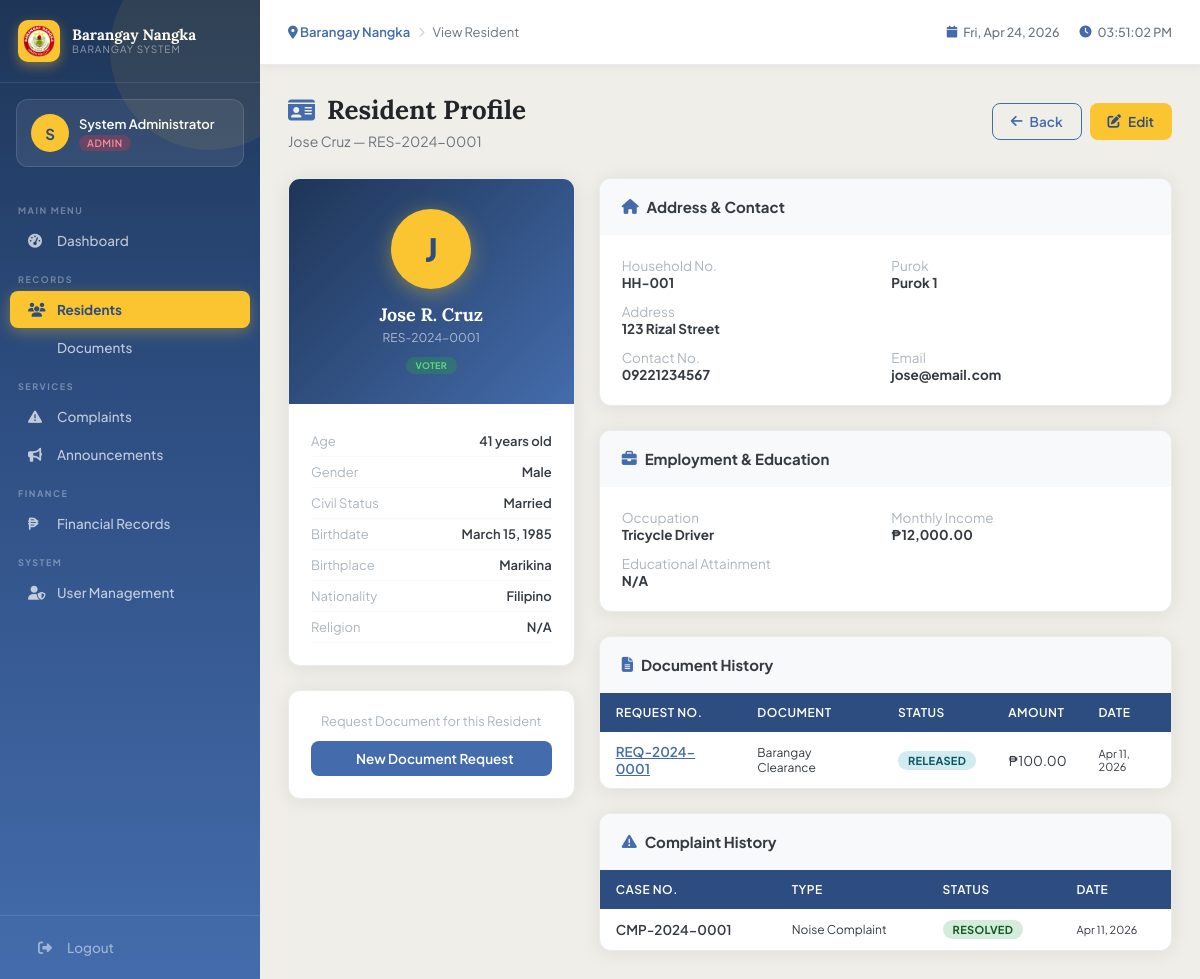
The app's page /modules/residents/view.php?id=1 (signed in) with its own data.
### tables this page shows
CREATE TABLE residents (
    id INT AUTO_INCREMENT PRIMARY KEY,
    resident_id VARCHAR(20) UNIQUE NOT NULL,
    household_id INT,
    last_name VARCHAR(50) NOT NULL,
    first_name VARCHAR(50) NOT NULL,
    middle_name VARCHAR(50),
    suffix VARCHAR(10),
    birthdate DATE NOT NULL,
    birthplace VARCHAR(100),
    gender ENUM('Male','Female') NOT NULL,
    civil_status ENUM('Single','Married','Widowed','Separated','Annulled') DEFAULT 'Single',
    nationality VARCHAR(50) DEFAULT 'Filipino',
    religion VARCHAR(50),
    occupation VARCHAR(100),
    monthly_income DECIMAL(10,2) DEFAULT 0,
    educational_attainment VARCHAR(100),
    voter_status TINYINT(1) DEFAULT 0,
    senior_citizen TINYINT(1) DEFAULT 0,
    pwd TINYINT(1) DEFAULT 0,
    solo_parent TINYINT(1) DEFAULT 0,
    email VARCHAR(100),
    contact_no VARCHAR(20),
    is_active TINYINT(1) DEFAULT 1,
    created_at TIMESTAMP DEFAULT CURRENT_TIMESTAMP,
    FOREIGN KEY (household_id) REFERENCES households(id)
);

CREATE TABLE households (
    id INT AUTO_INCREMENT PRIMARY KEY,
    household_no VARCHAR(20) UNIQUE NOT NULL,
    address TEXT NOT NULL,
    purok VARCHAR(50),
    household_head VARCHAR(100),
    contact_no VARCHAR(20),
    created_at TIMESTAMP DEFAULT CURRENT_TIMESTAMP
);

CREATE TABLE document_requests (
    id INT AUTO_INCREMENT PRIMARY KEY,
    request_no VARCHAR(20) UNIQUE NOT NULL,
    resident_id INT NOT NULL,
    document_type ENUM('Barangay Clearance','Certificate of Residency','Indigency Certificate','Business Clearance','Certificate of Good Moral Character') NOT NULL,
    purpose TEXT,
    status ENUM('Pending','Processing','For Approval','Approved','Released','Rejected') DEFAULT 'Pending',
    amount DECIMAL(10,2) DEFAULT 0,
    payment_status ENUM('Unpaid','Paid') DEFAULT 'Unpaid',
    or_number VARCHAR(50),
    requested_by INT,
    approved_by INT NULL,
    released_by INT NULL,
    notes TEXT,
    requested_at TIMESTAMP DEFAULT CURRENT_TIMESTAMP,
    approved_at DATETIME NULL,
    released_at DATETIME NULL,
    FOREIGN KEY (resident_id) REFERENCES residents(id),
    FOREIGN KEY (requested_by) REFERENCES users(id)
);

CREATE TABLE complaints (
    id INT AUTO_INCREMENT PRIMARY KEY,
    complaint_no VARCHAR(20) UNIQUE NOT NULL,
    complainant_id INT NOT NULL,
    respondent_name VARCHAR(100),
    respondent_address TEXT,
    complaint_type ENUM('Noise Complaint','Property Dispute','Physical Assault','Verbal Abuse','Theft','Vandalism','Domestic Violence','Others') NOT NULL,
    description TEXT NOT NULL,
    incident_date DATE,
    incident_location TEXT,
    status ENUM('Pending','Under Investigation','Mediation','Resolved','Dismissed','Escalated') DEFAULT 'Pending',
    assigned_to INT NULL,
    admin_notes TEXT,
    attachment VARCHAR(255),
    created_at TIMESTAMP DEFAULT CURRENT_TIMESTAMP,
    updated_at TIMESTAMP DEFAULT CURRENT_TIMESTAMP ON UPDATE CURRENT_TIMESTAMP,
    FOREIGN KEY (complainant_id) REFERENCES residents(id)
);

### includes/config.php (called while the page is built, shortened)
<?php
function formatDate($date) {
    return date('F d, Y', strtotime($date));
}
function formatCurrency($amount) {
    return '₱' . number_format($amount, 2);
}
function getAge($birthdate) {
    return date_diff(date_create($birthdate), date_create('today'))->y;
}
?>

### modules/residents/view.php (the view, shortened to what this page needs)
<?php
require_once '../../includes/config.php';
$id = (int)($_GET['id'] ?? 0);
$stmt = $pdo->prepare("SELECT r.*, h.address, h.purok, h.household_no, h.household_head FROM residents r LEFT JOIN households h ON r.household_id=h.id WHERE r.id=?");
$stmt->execute([$id]);
$res = $stmt->fetch();
$age = getAge($res['birthdate']);
$docs = $pdo->prepare("SELECT * FROM document_requests WHERE resident_id=? ORDER BY requested_at DESC LIMIT 10");
$docs->execute([$id]);
$docs = $docs->fetchAll();
$cmps = $pdo->prepare("SELECT * FROM complaints WHERE complainant_id=? ORDER BY created_at DESC LIMIT 5");
$cmps->execute([$id]);
$cmps = $cmps->fetchAll();
include '../../includes/header.php';
?>
<div class="page-header flex-between">
    <div>
        <h1><i class="fas fa-id-card"></i> Resident Profile</h1>
        <p><?= htmlspecialchars($res['first_name'].' '.$res['last_name']) ?> — <?= $res['resident_id'] ?></p>
    </div>
    <div class="btn-group">
        <a href="index.php" class="btn btn-outline"><i class="fas fa-arrow-left"></i> Back</a>
        <a href="edit.php?id=<?= $id ?>" class="btn btn-gold"><i class="fas fa-edit"></i> Edit</a>
    </div>
</div>
<div style="display:grid;grid-template-columns:1fr 2fr;gap:24px;">
    <div>
        <div class="card mb-3">
            <div style="background:linear-gradient(135deg,#1e3557,#446CAC);padding:30px;text-align:center;">
                <div style="width:80px;height:80px;background:var(--gold);border-radius:50%;margin:0 auto 14px;display:flex;align-items:center;justify-content:center;font-size:32px;font-weight:800;color:var(--blue-dark);box-shadow:0 4px 20px rgba(251,197,49,0.4);">
                    <?= strtoupper(substr($res['first_name'],0,1)) ?>
                </div>
                <div style="font-family:'Lora',serif;font-size:18px;font-weight:700;color:white;"><?= htmlspecialchars($res['first_name'].' '.($res['middle_name']?$res['middle_name'][0].'. ':'').$res['last_name'].($res['suffix']?' '.$res['suffix']:'')) ?></div>
                <div style="color:rgba(255,255,255,0.6);font-size:12px;margin-top:4px;"><?= $res['resident_id'] ?></div>
                <div style="display:flex;justify-content:center;gap:6px;margin-top:12px;flex-wrap:wrap;">
                    <?php if ($res['voter_status']): ?><span class="badge" style="background:rgba(40,167,69,0.3);color:#5dd879;font-size:9px;">VOTER</span><?php endif; ?>
                </div>
            </div>
            <div class="card-body">
                <?php
                $fields = [
                    'Age' => $age . ' years old',
                    'Gender' => $res['gender'],
                    'Civil Status' => $res['civil_status'],
                    'Birthdate' => formatDate($res['birthdate']),
                    'Birthplace' => $res['birthplace'] ?: 'N/A',
                    'Nationality' => $res['nationality'],
                    'Religion' => $res['religion'] ?: 'N/A',
                ];
                foreach ($fields as $label => $val):
                ?>
                <div style="display:flex;justify-content:space-between;padding:7px 0;border-bottom:1px solid var(--gray-100);font-size:13px;">
                    <span style="color:var(--gray-500);"><?= $label ?></span>
                    <span style="font-weight:600;"><?= htmlspecialchars($val) ?></span>
                </div>
                <?php endforeach; ?>
            </div>
        </div>
        <div class="card">
            <div class="card-body" style="text-align:center;">
                <div style="font-size:13px;color:var(--gray-500);margin-bottom:12px;">Request Document for this Resident</div>
                <a href="../documents/add.php" class="btn btn-primary" style="width:100%;justify-content:center;">
                    <i class="fas fa-file-plus"></i> New Document Request
                </a>
            </div>
        </div>
    </div>
    <div>
        <div class="card mb-3">
            <div class="card-header"><h3><i class="fas fa-home"></i> Address & Contact</h3></div>
            <div class="card-body">
                <div style="display:grid;grid-template-columns:1fr 1fr;gap:12px;font-size:13.5px;">
                    <div><span style="color:var(--gray-500);">Household No.</span><br><strong><?= $res['household_no'] ?: 'N/A' ?></strong></div>
                    <div><span style="color:var(--gray-500);">Purok</span><br><strong><?= $res['purok'] ?: 'N/A' ?></strong></div>
                    <div style="grid-column:1/-1;"><span style="color:var(--gray-500);">Address</span><br><strong><?= htmlspecialchars($res['address'] ?: 'N/A') ?></strong></div>
                    <div><span style="color:var(--gray-500);">Contact No.</span><br><strong><?= $res['contact_no'] ?: 'N/A' ?></strong></div>
                    <div><span style="color:var(--gray-500);">Email</span><br><strong><?= $res['email'] ?: 'N/A' ?></strong></div>
                </div>
            </div>
        </div>
        <div class="card mb-3">
            <div class="card-header"><h3><i class="fas fa-briefcase"></i> Employment & Education</h3></div>
            <div class="card-body">
                <div style="display:grid;grid-template-columns:1fr 1fr;gap:12px;font-size:13.5px;">
                    <div><span style="color:var(--gray-500);">Occupation</span><br><strong><?= $res['occupation'] ?: 'N/A' ?></strong></div>
                    <div><span style="color:var(--gray-500);">Monthly Income</span><br><strong><?= formatCurrency($res['monthly_income']) ?></strong></div>
                    <div style="grid-column:1/-1;"><span style="color:var(--gray-500);">Educational Attainment</span><br><strong><?= $res['educational_attainment'] ?: 'N/A' ?></strong></div>
                </div>
            </div>
        </div>
        <div class="card mb-3">
            <div class="card-header">
                <h3><i class="fas fa-file-lines"></i> Document History</h3>
            </div>
            <div class="card-body" style="padding:0;">
                <?php if (empty($docs)): ?>
                <div class="text-center text-muted" style="padding:20px;">No documents requested yet.</div>
                <?php else: ?>
                <table class="data-table">
                    <thead><tr><th>Request No.</th><th>Document</th><th>Status</th><th>Amount</th><th>Date</th></tr></thead>
                    <tbody>
                        <?php foreach ($docs as $d): ?>
                        <tr>
                            <td><a href="../documents/generate.php?id=<?= $d['id'] ?>" style="color:var(--blue);font-weight:600;"><?= $d['request_no'] ?></a></td>
                            <td style="font-size:12px;"><?= $d['document_type'] ?></td>
                            <td><span class="badge badge-<?= strtolower($d['status']) ?>"><?= $d['status'] ?></span></td>
                            <td>₱<?= number_format($d['amount'],2) ?></td>
                            <td style="font-size:11px;"><?= date('M d, Y', strtotime($d['requested_at'])) ?></td>
                        </tr>
                        <?php endforeach; ?>
                    </tbody>
                </table>
                <?php endif; ?>
            </div>
        </div>
        <div class="card">
            <div class="card-header"><h3><i class="fas fa-triangle-exclamation"></i> Complaint History</h3></div>
            <div class="card-body" style="padding:0;">
                <?php if (empty($cmps)): ?>
                <div class="text-center text-muted" style="padding:20px;">No complaints filed.</div>
                <?php else: ?>
                <table class="data-table">
                    <thead><tr><th>Case No.</th><th>Type</th><th>Status</th><th>Date</th></tr></thead>
                    <tbody>
                        <?php foreach ($cmps as $c): ?>
                        <tr>
                            <td style="font-weight:600;"><?= $c['complaint_no'] ?></td>
                            <td style="font-size:12px;"><?= $c['complaint_type'] ?></td>
                            <td><span class="badge badge-<?= strtolower(str_replace(' ','-',$c['status'])) ?>"><?= $c['status'] ?></span></td>
                            <td style="font-size:11px;"><?= date('M d, Y', strtotime($c['created_at'])) ?></td>
                        </tr>
                        <?php endforeach; ?>
                    </tbody>
                </table>
                <?php endif; ?>
            </div>
        </div>
    </div>
</div>
<?php include '../../includes/footer.php'; ?>

### assets/css/main.css (style rules this page uses)
:root { --blue: #446CAC; --blue-dark: #2d4d80; --blue-light: #6b90c9; --blue-faint: #e8eef7; --gold: #FBC531; --gold-dark: #d4a520; --gold-light: #fdd366; --cloud: #F0EEE9; --cloud-dark: #e0ddd5; --white: #ffffff; --gray-100: #f8f9fa; --gray-200: #e9ecef; --gray-300: #dee2e6; --gray-400: #ced4da; --gray-500: #adb5bd; --gray-600: #6c757d; --gray-700: #495057; --gray-800: #343a40; --gray-900: #212529; --success: #28a745; --danger: #dc3545; --warning: #ffc107; --info: #17a2b8; --sidebar-width: 260px; --topbar-height: 65px; --radius: 12px; --radius-sm: 8px; --shadow: 0 2px 20px rgba(0,0,0,0.08); --shadow-md: 0 4px 30px rgba(0,0,0,0.12); --transition: all 0.25s cubic-bezier(0.4,0,0.2,1); }
* { margin: 0; padding: 0; box-sizing: border-box; }
html { font-size: 15px; }
body { font-family: 'Plus Jakarta Sans', sans-serif; background: var(--cloud); color: var(--gray-800); display: flex; min-height: 100vh; overflow-x: hidden; }
.page-header { margin-bottom: 28px; }
.page-header h1 { font-family: 'Lora', serif; font-size: 26px; font-weight: 700; color: var(--gray-900); display: flex; align-items: center; gap: 12px; }
.page-header h1 i { color: var(--blue); font-size: 24px; }
.page-header p { margin-top: 6px; color: var(--gray-600); font-size: 14px; }
.card { background: white; border-radius: var(--radius); box-shadow: var(--shadow); overflow: hidden; border: 1px solid var(--gray-200); }
.card-header { padding: 18px 22px; border-bottom: 1px solid var(--gray-100); display: flex; align-items: center; justify-content: space-between; background: var(--gray-100); }
.card-header h3 { font-size: 15px; font-weight: 700; color: var(--gray-800); display: flex; align-items: center; gap: 8px; }
.card-header h3 i { color: var(--blue); }
.card-body { padding: 22px; }
table.data-table { width: 100%; border-collapse: collapse; font-size: 13.5px; }
table.data-table th { background: var(--blue-dark); color: white; padding: 12px 16px; text-align: left; font-weight: 600; font-size: 12px; text-transform: uppercase; letter-spacing: 0.5px; white-space: nowrap; }
table.data-table td { padding: 11px 16px; border-bottom: 1px solid var(--gray-100); vertical-align: middle; }
table.data-table tr:last-child td { border-bottom: none; }
.badge { display: inline-flex; align-items: center; gap: 4px; padding: 3px 10px; border-radius: 20px; font-size: 11px; font-weight: 700; text-transform: uppercase; letter-spacing: 0.3px; }
.badge-released { background: #d1ecf1; color: #0c5460; }
.badge-resolved { background: #d4edda; color: #155724; }
.btn { display: inline-flex; align-items: center; gap: 7px; padding: 9px 18px; border-radius: var(--radius-sm); font-family: inherit; font-size: 13.5px; font-weight: 600; cursor: pointer; border: none; transition: var(--transition); text-decoration: none; white-space: nowrap; }
.btn-primary { background: var(--blue); color: white; }
.btn-gold { background: var(--gold); color: var(--blue-dark); }
.btn-outline { background: transparent; border: 1.5px solid var(--blue); color: var(--blue); }
.btn-group { display: flex; gap: 8px; flex-wrap: wrap; }
.mb-3 { margin-bottom: 24px; }
.flex-between { display: flex; align-items: center; justify-content: space-between; }

### records on screen
residents: first_name+last_name "Jose Cruz", resident "RES-2024-0001", first_name "J", first_name+middle_name+last_name "Jose R. Cruz", gender "Male", civil_status "Married", birthplace "Marikina", nationality "Filipino", household.household_no "HH-001", household.purok "Purok 1", household.address "123 Rizal Street", contact_no "09221234567", email "jose@email.com", occupation "Tricycle Driver", monthly_income "₱12,000.00", educational_attainment "N/A"
document_requests: request_no "REQ-2024-0001", document_type "Barangay Clearance", status "RELEASED", amount "100.00", requested_at "Apr 11, 2026"
complaints: complaint_no "CMP-2024-0001", complaint_type "Noise Complaint", status "RESOLVED", created_at "Apr 11, 2026"

### other values on screen
substr($_SESSION['full_name'] ?? 'A', 0, 1) "S"
$_SESSION['full_name'] "System Administrator"
$_SESSION['role'] "ADMIN"
$page_title "View Resident"
$label "Age"
$val "41 years old"
$label "Gender"
$label "Civil Status"
$label "Birthdate"
$val "March 15, 1985"
$label "Birthplace"
$label "Nationality"
$label "Religion"
$val "N/A"
